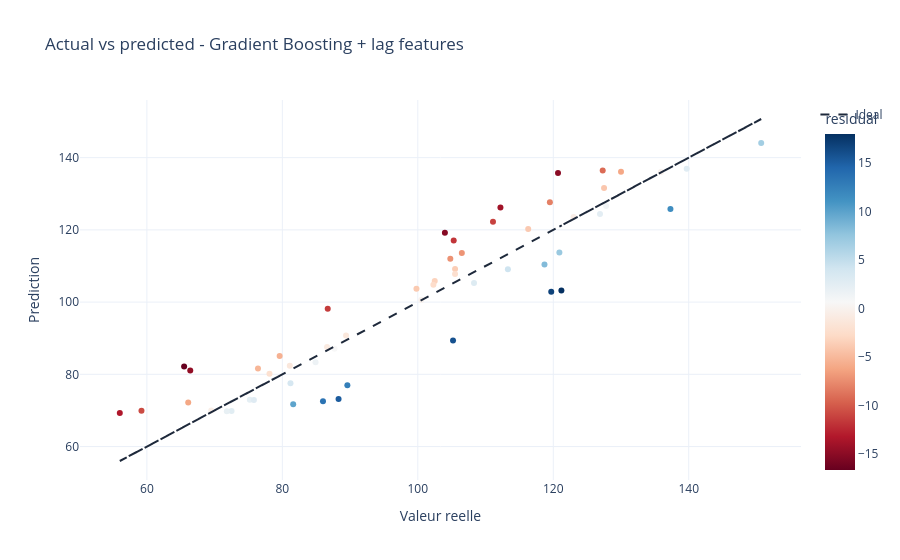

Notebook cell for this chart:
### Markdown cell above
## 8. Scatter plot y_true vs y_pred et residus

### Code cell
eval_df = predictions[["actual", best_column]].dropna().rename(columns={best_column: "prediction"})
eval_df["residual"] = eval_df["actual"] - eval_df["prediction"]

fig = px.scatter(
    eval_df,
    x="actual",
    y="prediction",
    color="residual",
    color_continuous_scale="RdBu",
    title=f"Actual vs predicted - {best_model}",
)
fig.add_trace(go.Scatter(x=eval_df["actual"], y=eval_df["actual"], mode="lines", name="Ideal", line=dict(color="#1E293B", dash="dash")))
fig.update_layout(template="plotly_white", xaxis_title="Valeur reelle", yaxis_title="Prediction")
fig.show()

fig = px.histogram(
    eval_df,
    x="residual",
    nbins=20,
    color_discrete_sequence=["#2563EB"],
    title=f"Distribution des residus - {best_model}",
)
fig.update_layout(template="plotly_white", xaxis_title="Erreur reelle - predite", yaxis_title="Frequence")
fig.show()

### Figure 1 — Plotly figure (JSON) as saved in the notebook; plotly's stock layout.template omitted (floating-point values rounded to 4 significant figures)
{"data": [{"hovertemplate": "actual=%{x}<br>prediction=%{y}<br>residual=%{marker.color}<extra></extra>", "legendgroup": "", "marker": {"color": [-5.471, 2.271, 2.633, -13.32, -6.088, 3.7, 1.543, 6.667, -6.061, -15.04, 1.181, 11.51, -0.1547, 2.804, -11.79, 17.98, -7.202, -3.313, -3.697, 8.26, -3.923, -9.169, -8.135, -0.5605, -13.96, -11.14, 2.498, -4.122, 4.22, -0.08099, 15.84, -1.349, -0.9704, -11.46, -3.907, 0.6406, -5.188, -0.4646, 2.026, 9.881, -16.64, 12.6, -1.277, -2.048, 2.882, -10.74, 13.49, -14.68, 15.16, -15.19, 16.82, -7.114, -2.517, 3.004, -2.247, 7.139], "coloraxis": "coloraxis", "symbol": "circle"}, "mode": "markers", "name": "", "orientation": "v", "showlegend": false, "type": "scatter", "x": [79.6, 75.2, 72.5, 56.0, 66.1, 81.2, 84.9, 150.7, 130.0, 120.7, 127.8, 137.3, 135.9, 139.7, 105.3, 121.2, 104.8, 102.5, 105.5, 118.7, 116.3, 127.3, 119.5, 123.0, 112.2, 111.1, 126.9, 127.5, 113.3, 100.5, 105.2, 89.4, 86.6, 86.7, 99.8, 87.7, 76.4, 69.5, 71.8, 81.6, 65.5, 89.6, 81.1, 78.1, 75.8, 59.2, 86.0, 66.4, 88.3, 104.0, 119.7, 106.5, 102.3, 108.3, 105.5, 120.9], "xaxis": "x", "y": [85.07, 72.93, 69.87, 69.32, 72.19, 77.5, 83.36, 144.0, 136.1, 135.7, 126.6, 125.8, 136.1, 136.9, 117.1, 103.2, 112.0, 105.8, 109.2, 110.4, 120.2, 136.5, 127.6, 123.6, 126.2, 122.2, 124.4, 131.6, 109.1, 100.6, 89.36, 90.75, 87.57, 98.16, 103.7, 87.06, 81.59, 69.96, 69.77, 71.72, 82.14, 77.0, 82.38, 80.15, 72.92, 69.94, 72.51, 81.08, 73.14, 119.2, 102.9, 113.6, 104.8, 105.3, 107.7, 113.8], "yaxis": "y"}, {"line": {"color": "#1E293B", "dash": "dash"}, "mode": "lines", "name": "Ideal", "type": "scatter", "x": [79.6, 75.2, 72.5, 56.0, 66.1, 81.2, 84.9, 150.7, 130.0, 120.7, 127.8, 137.3, 135.9, 139.7, 105.3, 121.2, 104.8, 102.5, 105.5, 118.7, 116.3, 127.3, 119.5, 123.0, 112.2, 111.1, 126.9, 127.5, 113.3, 100.5, 105.2, 89.4, 86.6, 86.7, 99.8, 87.7, 76.4, 69.5, 71.8, 81.6, 65.5, 89.6, 81.1, 78.1, 75.8, 59.2, 86.0, 66.4, 88.3, 104.0, 119.7, 106.5, 102.3, 108.3, 105.5, 120.9], "y": [79.6, 75.2, 72.5, 56.0, 66.1, 81.2, 84.9, 150.7, 130.0, 120.7, 127.8, 137.3, 135.9, 139.7, 105.3, 121.2, 104.8, 102.5, 105.5, 118.7, 116.3, 127.3, 119.5, 123.0, 112.2, 111.1, 126.9, 127.5, 113.3, 100.5, 105.2, 89.4, 86.6, 86.7, 99.8, 87.7, 76.4, 69.5, 71.8, 81.6, 65.5, 89.6, 81.1, 78.1, 75.8, 59.2, 86.0, 66.4, 88.3, 104.0, 119.7, 106.5, 102.3, 108.3, 105.5, 120.9]}], "layout": {"coloraxis": {"colorbar": {"title": {"text": "residual"}}, "colorscale": [[0.0, "rgb(103,0,31)"], [0.1, "rgb(178,24,43)"], [0.2, "rgb(214,96,77)"], [0.3, "rgb(244,165,130)"], [0.4, "rgb(253,219,199)"], [0.5, "rgb(247,247,247)"], [0.6, "rgb(209,229,240)"], [0.7, "rgb(146,197,222)"], [0.8, "rgb(67,147,195)"], [0.9, "rgb(33,102,172)"], [1.0, "rgb(5,48,97)"]]}, "legend": {"tracegroupgap": 0}, "title": {"text": "Actual vs predicted - Gradient Boosting + lag features"}, "xaxis": {"anchor": "y", "domain": [0.0, 1.0], "title": {"text": "Valeur reelle"}}, "yaxis": {"anchor": "x", "domain": [0.0, 1.0], "title": {"text": "Prediction"}}}}
